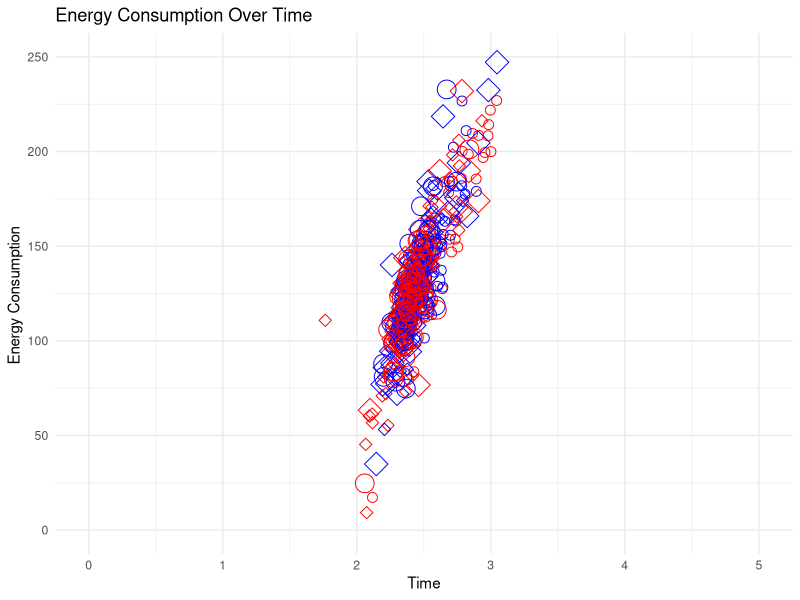

Write the R code that produced this figure.
mixed_data_inverted <- read.csv("data/ola-1.11.8-mixed-inverted-ola-mixed-inverted-16-Dec-09-02-52.csv")
mixed_data_inverted$group <- "inverted"
mixed_data_regular <- read.csv("data/ola-1.11.8-mixed-ola-mixed-16-Dec-07-51-12.csv")
mixed_data_regular$group <- "regular"

mixed_data <- rbind(mixed_data_regular, mixed_data_inverted)
for (i in 2:nrow(mixed_data)) {
  if (mixed_data$work[i] == "ola-mixed" | mixed_data$work[i] == "ola-mixed-inverted") {
    mixed_data$delta_seconds[i] <- mixed_data$seconds[i] - mixed_data$seconds[i-1]
    mixed_data$delta_PKG[i] <- mixed_data$PKG[i] - mixed_data$PKG[i-1]
  }
}

library(ggplot2)

mixed_data$color <- ifelse(mixed_data$population_size == 200, "red", "blue")
mixed_data$shape <- ifelse(mixed_data$dimension == 3, 21,23)
mixed_data$size <- ifelse(mixed_data$group == "regular", 3,6)
ggplot(mixed_data, aes(x = delta_seconds, y = delta_PKG)) +
  geom_point(color=mixed_data$color, shape=mixed_data$shape, size=mixed_data$size) +
  labs(
    title = "Energy Consumption Over Time",
    x = "Time",
    y = "Energy Consumption "
  ) +
  theme_minimal() + xlim(0,5)+ ylim(0,250)

library(dplyr)
summary_data <- mixed_data %>%
  group_by(work,population_size, dimension, max_gens) %>%
  summarise(
    mean_PKG = mean(PKG),
    median_PKG = median(PKG),
    sd_PKG = sd(PKG),
    trimmed_PKG = mean(PKG, trim = 0.2),
    mean_delta_PKG = mean(delta_PKG, trim=0.2),
    sd_delta_PKG = sd(delta_PKG)
  )

for (dim in c(3,5)) {
  for (pop in c(200,400)) {
    data_subset <- mixed_data %>%
      filter(dimension == dim, population_size == pop, (work == "ola-mixed" | work == "ola-mixed-inverted"))
    group_regular <- data_subset$PKG[data_subset$group == "regular"]
    group_inverted <- data_subset$PKG[data_subset$group == "inverted"]
    test_result <- wilcox.test(group_regular, group_inverted)
    cat("Dimension:", dim, "Population Size:", pop, "p-value:", test_result$p.value, "\n")
  }
}




